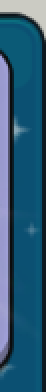
#> input picture templates_backup_windowed/clan_games_bbside.png, 23 x 196 px (shown 2 times larger)
$ python -i clangamescycler.py   (imports and definitions only)
#> lines starting #> are read from the running program, lines starting #| are printed output that depends on the picture; after the words box and inside, x2 and y2 are one past the last pixel; in counts of white or black regions, pixels touching at a corner belong together
### Autoclash.py
#!/usr/bin/env python3
"""
Clash of Clans Automation Script
=================================
Automates a 3-phase battle workflow using template matching and simulated input.

Required packages (install with pip):
    pip install opencv-python numpy pyautogui pillow

Usage:
    1. Set your template image folder path in CONFIG below
    2. Configure ten_battle_points and abilities_click_coord with actual coordinates
    3. Run: python Autoclash.py
    4. Press Ctrl+C to stop gracefully
"""

import cv2
import numpy as np
import pyautogui
import time
import random
import csv
import json
import re
import subprocess
import tempfile
import os
import ctypes
from ctypes import c_int, c_uint, c_ulong
from ctypes import wintypes
from collections import Counter
import sys
from pathlib import Path
from typing import Optional, Tuple, List
from PIL import Image, ImageEnhance
import vision as _vision
import bot_reporter

# Optional: keyboard module for global Space key detection
try:
    import keyboard  # type: ignore
    HAS_KEYBOARD = True
except ImportError:
    HAS_KEYBOARD = False

# Optional: pytesseract for OCR
try:
    import pytesseract
    import logging
    # Configure Tesseract executable path (update if installed elsewhere)
    pytesseract.pytesseract.tesseract_cmd = r'C:\Program Files\Tesseract-OCR\tesseract.exe'
    # Quiet pytesseract's verbose DEBUG output
    logging.getLogger('pytesseract').setLevel(logging.WARNING)
    HAS_PYTESSERACT = True
except ImportError:
    HAS_PYTESSERACT = False

# Disable PyAutoGUI failsafe (move mouse to corner to stop)
pyautogui.FAILSAFE = False

# ================================
# WINDOWS API SCROLL (Works with games)
# ================================
MOUSEEVENTF_WHEEL = 0x0800
WHEEL_DELTA = 120

# wintypes.ULONG_PTR is missing in some Python builds; define a compatible alias
try:
    ULONG_PTR = wintypes.ULONG_PTR  # type: ignore[attr-defined]
except AttributeError:
    ULONG_PTR = ctypes.c_ulonglong if ctypes.sizeof(ctypes.c_void_p) == ctypes.sizeof(ctypes.c_ulonglong) else ctypes.c_ulong


class MOUSEINPUT(ctypes.Structure):
    _fields_ = [
        ("dx", wintypes.LONG),
        ("dy", wintypes.LONG),
        ("mouseData", wintypes.DWORD),
        ("dwFlags", wintypes.DWORD),
        ("time", wintypes.DWORD),
        ("dwExtraInfo", ULONG_PTR),
    ]


class INPUT(ctypes.Structure):
    _fields_ = [("type", wintypes.DWORD), ("mi", MOUSEINPUT)]


# [32 lines left out: functions get_screen_center, _send_wheel, scroll_api, not called in this run]


def scroll_down_api(amount: int = WHEEL_DELTA):
    """Scroll down using Windows API (works with games)."""
    scroll_api(amount, "down")


# [13 lines left out: functions scroll_random, scroll_down_5_times, not called in this run]

# ═══ TEMP CARD EVENT — REMOVE AFTER EVENT ENDS ═══
CARD_EVENT_ACTIVE = True   # set False (or delete this block) when the card event ends
# ═══ END TEMP CARD EVENT ═══

# ================================
# CONFIGURATION
# ================================
CONFIG = {
    # Path to folder containing template images (use "." for same folder as script)
    "image_folder": ".",  # "." means same folder as this Python file

    # Template image filenames
    "attack_button": "attack_button.png",
    "find_button": "find_button.png",
    "enter_battle": "enter_battle.png",
    "end_button": "end_button.png",
    "surrender_button": "surrender_button.png",
    "edrag_button": "edrag_button.png",
    "drag_button": "drag_button.png",
    "azdrag_button": "Azdrag.png",
    "barb_button": "barb_button.png",
    "event_troop_button": "lavaloon.png",
    "return_button": "return_button.png",
    "claim_reward_button": "claim_reward_button.png",
    # ═══ TEMP CARD EVENT — REMOVE AFTER EVENT ENDS ═══
    "claim_card_button": "claim_card.PNG",
    # ═══ END TEMP CARD EVENT ═══
    "try_again_button": "try_again_button.png",
    "reload_game_button": "reload_game.png",
    "layout_editor_text": "layout_editor_text.png",

    # Troop type selection ("edrag", "drag", "azdrag", or "barbarian")
    "troop_type": "edrag",  # "drag"=dragons, "edrag"=electro dragons, "azdrag"=az drags, "barbarian"=barbarians

    # Number of battles to run (None or <=0 = infinite loop)
    "num_runs": None,  # Set to integer like 10 for limited runs, or None for infinite

    # Spells and air defense targets (all 15 levels)
    "spell_icon": "spell_icon.png",
    "ad_1": "1ad.png",
    "ad_2": "2ad.png",
    "ad_3": "3ad.png",
    "ad_4": "4ad.png",
    "ad_5": "5ad.png",
    "ad_6": "6ad.png",
    "ad_7": "7ad.png",
    "ad_8": "8ad.png",
    "ad_9": "9ad.png",
    "ad_10": "10ad.png",
    "ad_11": "11ad.png",
    "ad_12": "12ad.png",
    "ad_13": "13ad.png",
    "ad_14": "14ad.png",
    "ad_15": "15ad.png",

    # Template matching confidence (0.0 to 1.0, higher = stricter match)
    "confidence_threshold": 0.75,       # Default for most templates
    "ad_confidence_threshold": 0.70,    # Air defenses only

    # Region to search for air defenses (x1, y1, x2, y2)
    "search_region": (289, 36, 1566, 902),

    # Phase 3: seconds between checks for return button
    "polling_interval_phase3": 5,

    # Minimum acceptable loot to proceed with a battle
    "min_loot_amount": 50000,

    # Random click jitter in pixels (adds randomness to click positions)
    "click_randomness_px": 5,

    # Random delay ranges between actions (in seconds)
    "min_delay": 0.035,
    "max_delay": 0.075,

    # Stats CSV file for per-account tracking
    "stats_csv": "account_stats.csv",

    # Template search parameters
    "max_search_attempts": 10,  # Max attempts to find a template
    "wait_between_attempts": 1.0,  # Seconds to wait between search attempts

    # Find button selection mode (True = rightmost for ranked, False = leftmost)
    "do_ranked": True,

    # Clan Games automation (optional, runs in Phase 1 before attack flow)
    "clan_games_enabled": False,
    "request_enabled": False,
    "clan_games_stand_template": "clan_games_stand.png",
    "clan_games_stand_confidence": 0.639,
    "clan_games_start_template": "clan_games_start.png",
    "clan_games_cooldown_template": "clan_games_cooldown.png",
    "clan_games_challenge_prefix": "clan_games_challenge_",
    "clan_games_challenge_confidence": 0.9,
    "clan_games_challenge_region": (622, 180, 1732, 847),
    "clan_games_stand_retry_attempts": 10,
    "clan_games_stand_retry_delay": 1.0,

    # *** FILL THESE IN WITH YOUR ACTUAL COORDINATES ***
    # 10 battle points to click in order during Phase 2
    "ten_battle_points": [
        (490, 768),   # Point 1
        (403, 694),   # Point 2
        (188, 530),   # Point 3
        (241, 442),   # Point 4
        (421, 312),   # Point 5
        (583, 188),   # Point 6
        (748, 74),    # Point 7
        (1228, 109),  # Point 8
        (1340, 193),  # Point 9
        (1477, 304),  # Point 10
    ],

    # Coordinate to click while pressing Q, W, E, R keys (abilities)
    "abilities_click_coord": (641, 144),

    # Number of battle points to click (e.g., 10 = all, 8 = first 8 only)
    "num_battle_points": 10,

    # Number of heroes/ability points to click (e.g., 4 = all, 2 = first 2 only)
    "num_heroes": 4,

    # Event and Siege Machine features
    "event_active": False,  # Set to True to place event dragons
    "event_troop_count": 50,
    "event_troops": [],   # list of {"template": str, "count": int}; when non-empty it overrides the single event_troop_button/count
    "siege_machine_active": False,  # Set to True to place siege machine

    # Time to wait (in seconds) after placing all heroes before activating their abilities
    "time_before_ability": 15,

        # Maximum number of spells to deploy (default: 15)
        "max_spell_clicks": 15,


    # Spell deployment coordinate validation
    "rejected_region_size": 20,  # Size of rejected region square (±10 pixels by default)

    # Auto upgrade walls phase (True = run Phase 4, False = skip Phase 4)
    "auto_upgrade_walls": True,

    # Auto upgrade storages phase (True = run Phase 5, False = skip Phase 5)
    "auto_upgrade_storages": True,

    # Gem speed-up upgrades (True = use gems to speed up upgrades after confirming)
    "gem_upgrades": False,

    # Fill army before attacking (True = top up army if not full before entering battle)
    "fill_army": False,

    # Auto Min Loot: dynamically set min_loot_amount to 50% of the highest gold earned in a single attack
    "dynamic_loot": False,

    # ================================
    # PHASE 4: WALL UPGRADE CONFIGURATION
    # ================================
    "phase4": {
        # UI element search boxes (x1, y1, x2, y2)
        "more_box": (505, 893, 1288, 958),
        "add_box": (733, 880, 955, 936),
        "remove_box": (500, 880, 707, 930),
        "upgrade_box_gold": (977, 880, 1188, 936),
        "upgrade_box_elixir": (1133, 880, 1344, 936),
        "upgrade_box_gold_alt": (977, 891, 1188, 936),
        "upgrade_box_elixir_alt": (1133, 891, 1344, 936),

        # Template image filenames for Phase 4
        "confirm_singular_template": "confirm_singular_wall.png",
        "okay_upgrade_template": "okay_upgrade.png",
        "star_bonus_okay_template": "star_bonus_okay.png",

        # Retry and timing parameters
        "max_retry_attempts": 5,
        "pixel_tolerance": 40,           # Euclidean distance tolerance for red pixel matching
        "max_add_clicks": 250,           # safety cap for Add loop iterations
        "add_click_delay": 0.12,         # seconds between Add clicks
        "post_click_delay": 0.25,        # delay after clicking Add/Upgrade/Remove for UI update

        # Pixel coordinate sets (absolute screen coordinates)
        # Gold resource full indicator pixels
        "gold_pixel_set": [
            (1075, 816), (1057, 816), (1075, 821), (1154, 816), (1155, 821)
        ],
        # Elixir resource full indicator pixels
        "elixir_pixel_set": [
            (1233, 816), (1215, 816), (1233, 821), (1312, 816), (1313, 821)
        ],
        # Alternate pixel set (resource-independent trigger)
        "alternate_pixel_set": [
            (758, 900), (763, 908), (778, 907), (838, 900), (842, 909), (874, 908)
        ],

        # Target color for red pixel detection (RGB tuple)
        "target_red_color": (224, 120, 113),
    },
}

# Tracks the account name for which gem upgrades were just disabled (no_gems detected).
# Workers poll pop_gem_upgrades_disabled() after each battle to persist the change to JSON.
_gem_upgrades_disabled_account: str = ""


# ================================
# AUTO LOOT TRACKER
# ================================


class AutoLootTracker:
    """Track loot via OCR on the end-of-battle screen."""

    def __init__(self) -> None:
        # Regions aligned to Loottracker.py (x1, y1, x2, y2)
        self.gold_region = (754, 448, 986, 503)
        self.elixir_region = (754, 521, 986, 577)
        self.dark_elixir_region = (816, 590, 986, 646)

        # Bonus/additional loot beneath the main amounts (same as Loottracker.py)
        self.additional_gold_region = (1252, 539, 1404, 584)
        self.additional_elixir_region = (1249, 593, 1405, 644)
        self.additional_dark_elixir_region = (1283, 648, 1404, 697)

        # Star pixel coordinates and target color (no star data in Loottracker.py; kept existing)
        self.star_pixels = [(767, 247), (1002, 230), (1144, 279)]
        self.star_target_color = (215, 215, 215)
        self.star_color_tolerance = 51  # Euclidean distance tolerance

        self.total_gold = 0
        self.total_elixir = 0
        self.total_dark_elixir = 0
        self.battle_count = 0

        # Star tracking
        self.star_counts = {0: 0, 1: 0, 2: 0, 3: 0}  # Count of battles by stars earned

        self.start_time = time.time()

    # [220 lines left out: functions _extract_number, _check_stars, extract_and_record, get_stats, not called in this run]


# ================================
# ACCOUNT STATS HELPERS
# ================================

APPROVED_ACCOUNTS = {"lewis", "williamleeming", "steve", "lewis8", "lewis7", "lewis6", "lewis5", "lewis4", "lewis3", "djbillgates22", "djbillgates23", "djbillgates24", "djbillgates25", "djbillgates26", "djbillgates27", "djbillgates28", "djbillgates29", "djbillgates30", "djbillgates31", "djbillgates32", "djbillgates33", "djbillgates34", "djbillgates35", "djbillgates38", "djbillgates39", "djbillgates40", "djbillgates41"}
ACCOUNT_NAME_BOX = (111, 13, 289, 41)  # (x1, y1, x2, y2) top-left name area


# [15 lines left out: function _match_approved_account, not called in this run]
TESSERACT_PATH = r"C:\Program Files\Tesseract-OCR\tesseract.exe"


def normalize_account_name(name: str) -> str:
    return (name or "").strip().lower()


def stats_csv_path() -> Path:
    return Path(__file__).parent / CONFIG.get("stats_csv", "account_stats.csv")


# [114 lines left out: functions load_account_stats, save_account_stats, ensure_account_row, update_account_stats, not called in this run]


# ================================
# ACCOUNT NAME OCR
# ================================


def _clean_text(text: str) -> str:
    return re.sub(r"[^a-zA-Z0-9]", "", text or "").strip()


# [206 lines left out: functions read_account_name, log, check_for_error_buttons_in_screenshot, check_for_error_button, is_coord_valid, is_in_rejected_region and 1 more, not called in this run]


def _ocr_image_to_text(image: Image.Image, config: str = "--psm 6") -> str:
    return pytesseract.image_to_string(np.array(image), config=config).strip()


def _ocr_image_to_data(image: Image.Image, config: str = "--psm 6") -> dict:
    return pytesseract.image_to_data(np.array(image), config=config, output_type=pytesseract.Output.DICT)


# [280 lines left out: functions _digits_from_text, extract_loot_amount, extract_number_from_region, find_text_in_region, find_all_text_in_region, pixel_is_close and 1 more, not called in this run]


# ================================
# SPACE KEY LISTENER
# ================================


class SpaceListener:
    """Listens for hotkeys: SPACE = pause/resume, Ctrl+D = disconnect Remote Desktop."""

    _DISCONNECT_BAT = r'C:\Users\fghgh\Desktop\disconnect.bat'

    def __init__(self, session=None):
        self.handler = None
        self._disconnect_handler = None
        self._session = session

    # [492 lines left out: functions start, stop, check_pause, _pauseable_sleep, random_delay, add_jitter and 16 more, not called in this run]


# ================================
# PHASE IMPLEMENTATIONS
# ================================


# ================================
# MAIN LOOP
# ================================


# ================================
# HOME BATTLE SESSION
# ================================

class HomeBattleSession:
    """Encapsulates all mutable session state for Home Village automation.

    Instance attributes replace the former module-level globals
    ``stop_requested``, ``pause_requested``, ``current_account_name``,
    ``walls_upgraded_this_battle``, ``LOOT_TRACKER``, and ``space_listener``.

    Phase functions (``phase1_enter_battle``, ``phase2_prepare``, etc.) are
    instance methods so they naturally access ``self.<state>`` instead of
    scattered ``global`` declarations.
    """

    def __init__(self) -> None:
        self.stop_requested: bool = False
        self.pause_requested: bool = False
        self.current_account_name: Optional[str] = None
        self.walls_upgraded_this_battle: int = 0
        self.loot_tracker: "AutoLootTracker" = AutoLootTracker()
        self.space_listener: "SpaceListener" = SpaceListener(session=self)

    # [2622 lines left out: functions ensure_approved_account, run_clan_games_flow, perform_wall_upgrade_flow, plan_and_perform_wall_upgrades, phase4_upgrade, upgrade_account and 8 more, not called in this run]


# ================================
# BACKWARD COMPATIBILITY
# ================================

# Default session for standalone (non-GUI) usage.
_default_session: HomeBattleSession = HomeBattleSession()


def _compat_ensure_approved_account(max_attempts: int = 100) -> bool:
    return _default_session.ensure_approved_account(max_attempts)


def _compat_phase1_enter_battle(skip_account_check: bool = False) -> bool:
    return _default_session.phase1_enter_battle(skip_account_check)


def _compat_phase2_prepare() -> bool:
    return _default_session.phase2_prepare()


def _compat_phase2_execute() -> bool:
    return _default_session.phase2_execute()


def _compat_phase3_wait_for_return() -> bool:
    return _default_session.phase3_wait_for_return()


def _compat_phase4_upgrade() -> bool:
    return _default_session.phase4_upgrade()


def _compat_upgrade_account() -> bool:
    return _default_session.upgrade_account()


def _compat_rush_upgrade_account() -> bool:
    return _default_session.rush_upgrade_account()


def _compat_main() -> None:
    return _default_session.main()


# Module-level aliases (so ``from Autoclash import phase1_enter_battle`` still works)
ensure_approved_account = _compat_ensure_approved_account
phase1_enter_battle = _compat_phase1_enter_battle
phase2_prepare = _compat_phase2_prepare
phase2_execute = _compat_phase2_execute
phase3_wait_for_return = _compat_phase3_wait_for_return
phase4_upgrade = _compat_phase4_upgrade
upgrade_account = _compat_upgrade_account
rush_upgrade_account = _compat_rush_upgrade_account
main = _compat_main

# Expose default-session objects under their historic names
LOOT_TRACKER = _default_session.loot_tracker
space_listener = _default_session.space_listener
stop_requested = False       # read-only compat; real state lives on session
pause_requested = False      # read-only compat; real state lives on session
_consecutive_loot_skips: int = 0
# current_account_name: use _default_session.current_account_name directly
walls_upgraded_this_battle = 0


# [2 lines that do not run on import are left out]

### clangamescycler.py
#!/usr/bin/env python3
"""
Clan Games Challenge Cycler
===========================
Standalone helper to cycle bad Clan Games challenges on the current account.

Behavior:
- Uses the same account OCR/approval path as Autoclash
- Performs the same post-account zoom-out (scroll down 5 times)
- Uses the same Clan Games stand drag/find/click routine
- Detects valid challenges via clan_games_challenge_*.png templates
- Trashes invalid challenge slots in one pass
- Shows an always-on-top transparent overlay with boxes/labels for valid detections

Run:
    python clangamescycler.py
"""

from __future__ import annotations

import random
import threading
import time
import queue
import re
import tempfile
import subprocess
import os
from pathlib import Path
from typing import Dict, List, Optional, Tuple

import cv2
import numpy as np
import pyautogui

import Autoclash as AC
import vision as _vision

try:
    import tkinter as tk
    HAS_TK = True
except Exception:
    HAS_TK = False


GridCoord = Tuple[int, int]
BBox = Tuple[int, int, int, int]


GRID_COORDS: List[GridCoord] = [
    (793, 311),
    (1047, 311),
    (1295, 311),
    (1548, 311),
    (793, 624),
    (1047, 624),
    (1295, 624),
    (1548, 624),
]

COOLDOWN_SECONDS = 10 * 60 + 30
COOLDOWN_DETECTED_PENALTY_SECONDS = 10 * 60
ACCOUNT_NAME_MIN_CONFIDENCE = 0.75
BB_SIDE_TEMPLATE = "clan_games_bbside.png"
BB_SIDE_CONFIDENCE = 0.85

SETTINGS_MENU_COORD = (1852, 841)
ACCOUNT_SWITCH_MENU_COORD = (1245, 244)
ACCOUNT_SWITCH_BOX = (1565, 450, 1917, 1080)

INGAME_TO_SWITCH_NAME: Dict[str, str] = {
    "lewis": "CarefreeZenLewis",
    "williamleeming": "HomelessLewis2",
    "steve": "BrokenSiennaa",
    "lewis8": "FreshLewis8",
    "lewis7": "CurlyLewis7",
    "lewis6": "WelcomedLewis6",
    "lewis5": "SincereLewis5",
    "lewis4": "IconLewis4",
    "lewis3": "TrustworthyLewis3",
    "djbillgates23": "DJBillGates123",
    "djbillgates24": "DJBillGates24",
    "djbillgates25": "DJBillGates25",
    "djbillgates26": "DJBillGates26",
    "djbillgates27": "DJBillGates27",
    "djbillgates28": "DJBillGates28",
    "djbillgates29": "DJBillGates29",
}


class OverlayWindow:
    """Transparent topmost overlay that draws detected valid challenges."""

    # [128 lines left out: functions __init__, start, stop, show_detections, clear, _run and 1 more, not called in this run]


def _normalize_text(value: str) -> str:
    return re.sub(r"[^a-zA-Z0-9]", "", value or "").strip().lower()


def _preprocess_for_ocr(pil_image) -> np.ndarray:
    img_np = np.array(pil_image)
    gray = cv2.cvtColor(img_np, cv2.COLOR_RGB2GRAY)
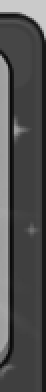
#> gray: shape (196, 23) (shown 2 times larger); min 11, max 202, mean 78.2
    upscaled = cv2.resize(gray, None, fx=2.0, fy=2.0, interpolation=cv2.INTER_CUBIC)
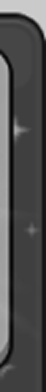
#> upscaled: shape (392, 46); min 3, max 212, mean 78.3
    blur = cv2.GaussianBlur(upscaled, (3, 3), 0)
    _, thresh = cv2.threshold(blur, 0, 255, cv2.THRESH_BINARY + cv2.THRESH_OTSU)
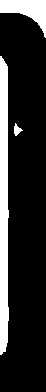
#> thresh: shape (392, 46); 17.9% white; 3 white regions, box (x1, y1, x2, y2) and area: (0, 56, 9, 355) 2349, (0, 0, 46, 38) 823, (14, 123, 23, 136) 61
    return thresh


# [802 lines left out: functions _ocr_tsv_records_in_region, _normalize_ocr_confidence, _apply_ocr_corrections, _match_visible_switch_accounts, _time_remaining, _set_min_remaining_cooldown and 23 more, not called in this run]


def pick_invalid_slots(detections: List[Dict[str, object]], grid_coords: List[GridCoord]) -> List[GridCoord]:
    return [coord for coord in grid_coords if not coord_inside_any_bbox(coord, detections)]


# [155 lines left out: functions run_single_account_cycle, main, not called in this run]


# [2 lines not run here, left out]

>>> import cv2
>>> picture = cv2.cvtColor(cv2.imread('templates_backup_windowed/clan_games_bbside.png'), cv2.COLOR_BGR2RGB)
>>> result = _preprocess_for_ocr(picture)
